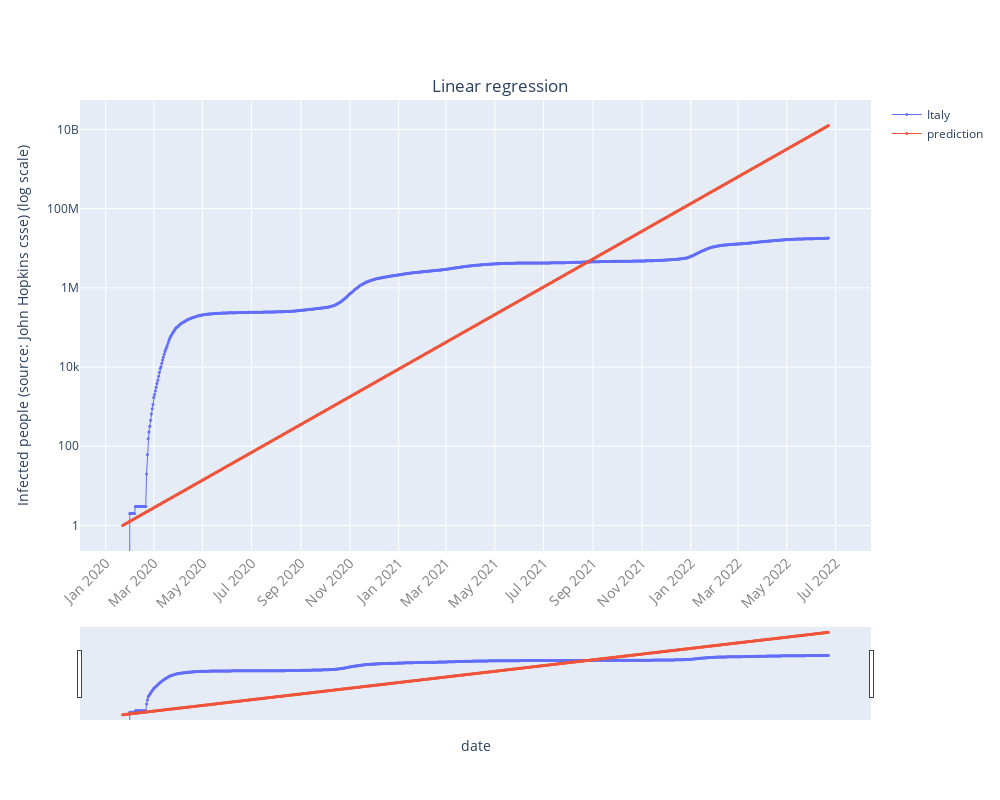

Here is the notebook cell this chart was saved with:
### Code cell
fig = go.Figure()
quick_plot(LR_inspect.date,
           LR_inspect.iloc[:,::2],
           y_scale='log',
           slider=True,
           xname = 'date',
           yname = 'Infected people (source: John Hopkins csse) (log scale)',
           figname = 'Linear regression'          
          )

### Figure 1 — Plotly figure (JSON) as saved in the notebook; plotly's stock layout.template omitted (floating-point values rounded to 4 significant figures; data arrays with more than 128 entries replaced by an {"elided": "..."} marker saying what was removed)
{"data": [{"line": {"width": 1}, "marker": {"size": 3}, "mode": "markers+lines", "name": "Italy", "type": "scatter", "x": {"elided": "883 str values"}, "y": {"elided": "883 int values"}}, {"line": {"width": 1}, "marker": {"size": 3}, "mode": "markers+lines", "name": "prediction", "type": "scatter", "x": {"elided": "883 str values"}, "y": {"elided": "883 float values"}}], "layout": {"height": 800, "title": {"text": "Linear regression", "x": 0.5, "xanchor": "center", "y": 0.9, "yanchor": "top"}, "width": 1000, "xaxis": {"nticks": 20, "rangeslider": {"visible": true}, "tickangle": -45, "tickfont": {"color": "#7f7f7f", "size": 14}, "title": {"text": "date"}}, "yaxis": {"title": {"text": "Infected people (source: John Hopkins csse) (log scale)"}, "type": "log"}}}
